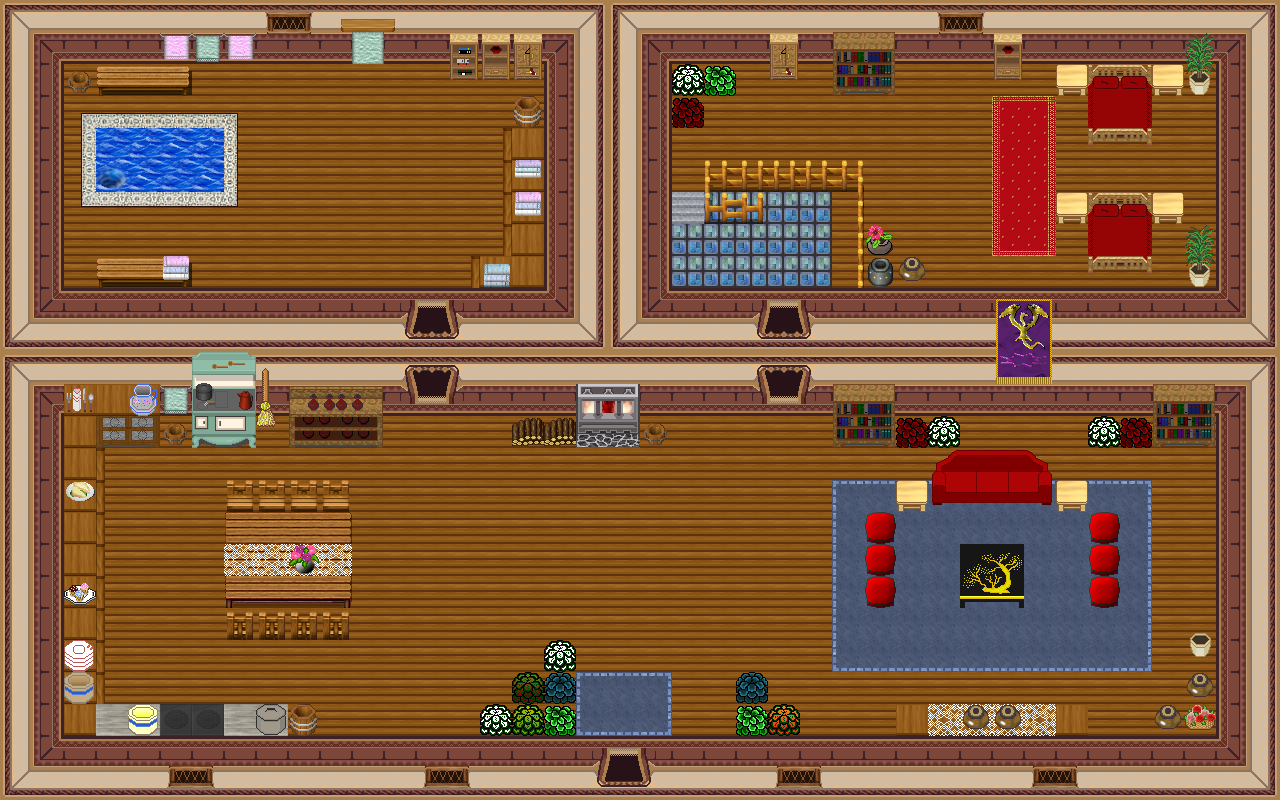

Rendered tile map (Tiled .tmx) drawn with the repository's tilesets; below, a short description and the map source with its tile grids summarised:
An orthogonal 40x25 tile map with 32x32 px tiles, 4 tile layers (0_floor, 1_terrain, 2_object, 3_roof), 3 hidden layers not drawn, 50 tilesets.

<map version="1.0" tiledversion="1.1.3" orientation="orthogonal" renderorder="right-down" width="40" height="25" tilewidth="32" tileheight="32" infinite="0" nextobjectid="1">
 <tileset firstgid="1" name="bluecarpet" tilewidth="32" tileheight="32" tilecount="9" columns="3">
  <image source="../../tileset/furniture/carpet/blue.png" width="96" height="96" />
 </tileset>
 <tileset firstgid="10" name="wall red" tilewidth="32" tileheight="32" tilecount="16" columns="4">
  <image source="../../tileset/building/wall/int_wall_dark_red.png" width="128" height="128" />
 </tileset>
 <tileset firstgid="26" name="int red wall" tilewidth="32" tileheight="32" tilecount="16" columns="4">
  <image source="../../tileset/building/wall/int_wall_dark_red_corners.png" width="128" height="128" />
 </tileset>
 <tileset firstgid="42" name="windows" tilewidth="32" tileheight="32" tilecount="16" columns="4">
  <image source="../../tileset/building/window/int_windows_dark_red.png" width="128" height="128" />
 </tileset>
 <tileset firstgid="58" name="dark red ns" tilewidth="32" tileheight="32" tilecount="12" columns="3">
  <image source="../../tileset/building/entrance/dark_red_ns.png" width="96" height="128" />
 </tileset>
 <tileset firstgid="70" name="brush" tilewidth="32" tileheight="32" tilecount="3" columns="1">
  <image source="../../tileset/item/brush.png" width="32" height="96" />
 </tileset>
 <tileset firstgid="73" name="pot grey" tilewidth="32" tileheight="32" tilecount="1" columns="1">
  <image source="../../tileset/item/pot/pot_grey.png" width="32" height="32" />
 </tileset>
 <tileset firstgid="74" name="pot on stone" tilewidth="32" tileheight="32" tilecount="1" columns="1">
  <image source="../../tileset/item/pot/pot_on_stone.png" width="32" height="32" />
 </tileset>
 <tileset firstgid="75" name="carpets" tilewidth="32" tileheight="32" tilecount="8" columns="4">
  <image source="../../tileset/furniture/carpet/carpets.png" width="128" height="64" />
 </tileset>
 <tileset firstgid="83" name="carpet nain rug" tilewidth="32" tileheight="32" tilecount="16" columns="4">
  <image source="../../tileset/furniture/carpet/nain_rug.png" width="128" height="128" />
 </tileset>
 <tileset firstgid="99" name="carpets rug border" tilewidth="32" tileheight="32" tilecount="9" columns="3">
  <image source="../../tileset/furniture/carpet/rug_border.png" width="96" height="96" />
 </tileset>
 <tileset firstgid="108" name="sofa red" tilewidth="32" tileheight="32" tilecount="6" columns="3">
  <image source="../../tileset/furniture/chair/sofa_red.png" width="96" height="64" />
 </tileset>
 <tileset firstgid="114" name="dishes" tilewidth="32" tileheight="32" tilecount="6" columns="2">
  <image source="../../tileset/furniture/crockery/dishes.png" width="64" height="96" />
 </tileset>
 <tileset firstgid="120" name="dishes knife spoon" tilewidth="32" tileheight="32" tilecount="1" columns="1">
  <image source="../../tileset/furniture/crockery/knife_spoon.png" width="32" height="32" />
 </tileset>
 <tileset firstgid="121" name="pie safe" tilewidth="32" tileheight="32" tilecount="4" columns="2">
  <image source="../../tileset/furniture/kitchen/pie_safe.png" width="64" height="64" />
 </tileset>
 <tileset firstgid="125" name="stove" tilewidth="32" tileheight="32" tilecount="6" columns="2">
  <image source="../../tileset/furniture/kitchen/stove.png" width="64" height="96" />
 </tileset>
 <tileset firstgid="131" name="water" tilewidth="32" tileheight="32" tilecount="30" columns="3">
  <image source="../../tileset/ground/water/dungeon_water.png" width="96" height="320" />
 </tileset>
 <tileset firstgid="161" name="door" tilewidth="32" tileheight="32" tilecount="6" columns="3">
  <image source="../../tileset/building/door/door.png" width="96" height="64" />
 </tileset>
 <tileset firstgid="167" name="stairs blue stone" tilewidth="32" tileheight="32" tilecount="3" columns="3">
  <image source="../../tileset/building/stairs/blue_stone.png" width="96" height="32" />
 </tileset>
 <tileset firstgid="170" name="shelfs" tilewidth="32" tileheight="32" tilecount="12" columns="3">
  <image source="../../tileset/furniture/shelve/pale_book_bottle_shelf.png" width="96" height="128" />
 </tileset>
 <tileset firstgid="182" name="table wooden rectangular" tilewidth="32" tileheight="32" tilecount="9" columns="3">
  <image source="../../tileset/furniture/table/wooden_rectangular.png" width="96" height="96" />
 </tileset>
 <tileset firstgid="191" name="table square pale" tilewidth="32" tileheight="32" tilecount="1" columns="1">
  <image source="../../tileset/furniture/table/square_pale.png" width="32" height="32" />
 </tileset>
 <tileset firstgid="192" name="table with hob pale" tilewidth="32" tileheight="32" tilecount="3" columns="3">
  <image source="../../tileset/furniture/table/table_with_hob_pale.png" width="96" height="32" />
 </tileset>
 <tileset firstgid="195" name="flower baskets" tilewidth="32" tileheight="32" tilecount="3" columns="1">
  <image source="../../tileset/plant/indoor/flower_baskets.png" width="32" height="96" />
 </tileset>
 <tileset firstgid="198" name="flower vase" tilewidth="32" tileheight="32" tilecount="3" columns="3">
  <image source="../../tileset/plant/indoor/flower_vase.png" width="96" height="32" />
 </tileset>
 <tileset firstgid="201" name="oriental plant" tilewidth="32" tileheight="32" tilecount="2" columns="1">
  <image source="../../tileset/plant/indoor/oriental_plant.png" width="32" height="64" />
 </tileset>
 <tileset firstgid="203" name="whirlpool" tilewidth="32" tileheight="32" tilecount="8" columns="1">
  <image source="../../tileset/ground/water/whirlpool.png" width="32" height="256" />
 </tileset>
 <tileset firstgid="211" name="bench" tilewidth="32" tileheight="32" tilecount="3" columns="3">
  <image source="../../tileset/furniture/table/bench.png" width="96" height="32" />
 </tileset>
 <tileset firstgid="214" name="logic/collision" tilewidth="32" tileheight="32" tilecount="1" columns="1">
  <image source="../../tileset/logic/collision.png" width="32" height="32" />
 </tileset>
 <tileset firstgid="215" name="hosta" tilewidth="32" tileheight="32" tilecount="9" columns="3">
  <image source="../../tileset/plant/bush/hosta.png" width="96" height="96" />
 </tileset>
 <tileset firstgid="224" name="furnace green" tilewidth="32" tileheight="32" tilecount="4" columns="2">
  <image source="../../tileset/building/decoration/furnace.png" width="64" height="64" />
 </tileset>
 <tileset firstgid="228" name="fire" tilewidth="32" tileheight="32" tilecount="27" columns="3">
  <image source="../../tileset/ground/fire/fire.png" width="96" height="288" />
 </tileset>
 <tileset firstgid="255" name="flames" tilewidth="32" tileheight="32" tilecount="6" columns="6">
  <image source="../../tileset/furniture/light/flames.png" width="192" height="32" />
 </tileset>
 <tileset firstgid="261" name="lace" tilewidth="32" tileheight="32" tilecount="2" columns="2">
  <image source="../../tileset/item/textile/lace.png" width="64" height="32" />
 </tileset>
 <tileset firstgid="263" name="towels" tilewidth="32" tileheight="32" tilecount="6" columns="6">
  <image source="../../tileset/item/textile/towels.png" width="192" height="32" />
 </tileset>
 <tileset firstgid="269" name="meals3" tilewidth="32" tileheight="32" tilecount="4" columns="2">
  <image source="../../tileset/item/food/meals_3.png" width="64" height="64" />
 </tileset>
 <tileset firstgid="273" name="walls siding" tilewidth="32" tileheight="32" tilecount="16" columns="4">
  <image source="../../tileset/building/wall/walls_siding.png" width="128" height="128" />
 </tileset>
 <tileset firstgid="289" name="barrel" tilewidth="32" tileheight="32" tilecount="2" columns="1">
  <image source="../../tileset/item/pot/barrel.png" width="32" height="64" />
 </tileset>
 <tileset firstgid="291" name="chair wooden" tilewidth="32" tileheight="32" tilecount="5" columns="5">
  <image source="../../tileset/furniture/chair/wooden.png" width="160" height="32" />
 </tileset>
 <tileset firstgid="296" name="fence wooden" tilewidth="32" tileheight="32" tilecount="9" columns="3">
  <image source="../../tileset/building/fence/fence_wooden.png" width="96" height="96" />
 </tileset>
 <tileset firstgid="305" name="pillow red" tilewidth="32" tileheight="32" tilecount="1" columns="1">
  <image source="../../tileset/furniture/bed/pillow_red.png" width="32" height="32" />
 </tileset>
 <tileset firstgid="306" name="table oriental" tilewidth="32" tileheight="32" tilecount="4" columns="2">
  <image source="../../tileset/furniture/table/oriental_table.png" width="64" height="64" />
 </tileset>
 <tileset firstgid="310" name="shelfs 3" tilewidth="32" tileheight="32" tilecount="6" columns="3">
  <image source="../../tileset/furniture/shelve/bright_bookshelf_and_cupboard.png" width="96" height="64" />
 </tileset>
 <tileset firstgid="316" name="detail" tilewidth="32" tileheight="32" tilecount="12" columns="3">
  <image source="../../tileset/building/entrance/dark_red_ns_detail.png" width="96" height="128" />
 </tileset>
 <tileset firstgid="328" name="logic/item/sheepfood" tilewidth="32" tileheight="32" tilecount="1" columns="1">
  <image source="../../tileset/logic/item/sheepfood.png" width="32" height="32" />
 </tileset>
 <tileset firstgid="329" name="banner" tilewidth="32" tileheight="32" tilecount="6" columns="2">
  <image source="../../tileset/item/banners/superhumans_wall_hanging.png" width="64" height="96" />
 </tileset>
 <tileset firstgid="335" name="mtpot" tilewidth="32" tileheight="32" tilecount="3" columns="1">
  <image source="../../tileset/item/pot/empty_pot.png" width="32" height="96" />
 </tileset>
 <tileset firstgid="338" name="double_red" tilewidth="32" tileheight="32" tilecount="8" columns="2">
  <image source="../../tileset/furniture/bed/double_red.png" width="64" height="128" />
 </tileset>
 <tileset firstgid="346" name="plain_colours" tilewidth="32" tileheight="32" tilecount="10" columns="10">
  <image source="../../tileset/furniture/carpet/plain_colours.png" width="320" height="32" />
 </tileset>
 <tileset firstgid="356" name="item/firewood" tilewidth="32" tileheight="32" tilecount="12" columns="3">
  <image source="../../tileset/item/firewood.png" width="96" height="128" />
 </tileset>
 <layer name="0_floor" width="40" height="25">
  <data>[1000 cells, 998 non-empty, 21 distinct tile ids]</data>
 </layer>
 <layer name="1_terrain" width="40" height="25">
  <data>[1000 cells, 595 non-empty, 116 distinct tile ids]</data>
 </layer>
 <layer name="2_object" width="40" height="25">
  <data>[1000 cells, 70 non-empty, 47 distinct tile ids]</data>
 </layer>
 <layer name="3_roof" width="40" height="25">
  <data>[1000 cells, 25 non-empty, 14 distinct tile ids]</data>
 </layer>
 <layer name="objects" width="40" height="25" visible="0">
  <data>[1000 cells, 2 non-empty, 1 distinct tile ids]</data>
 </layer>
 <layer name="collision" width="40" height="25" visible="0" opacity="0.35">
  <data>[1000 cells, 543 non-empty, 1 distinct tile ids]</data>
 </layer>
 <layer name="protection" width="40" height="25" visible="0">
  <data>[1000 cells, 0 non-empty, 0 distinct tile ids]</data>
 </layer>
</map>
